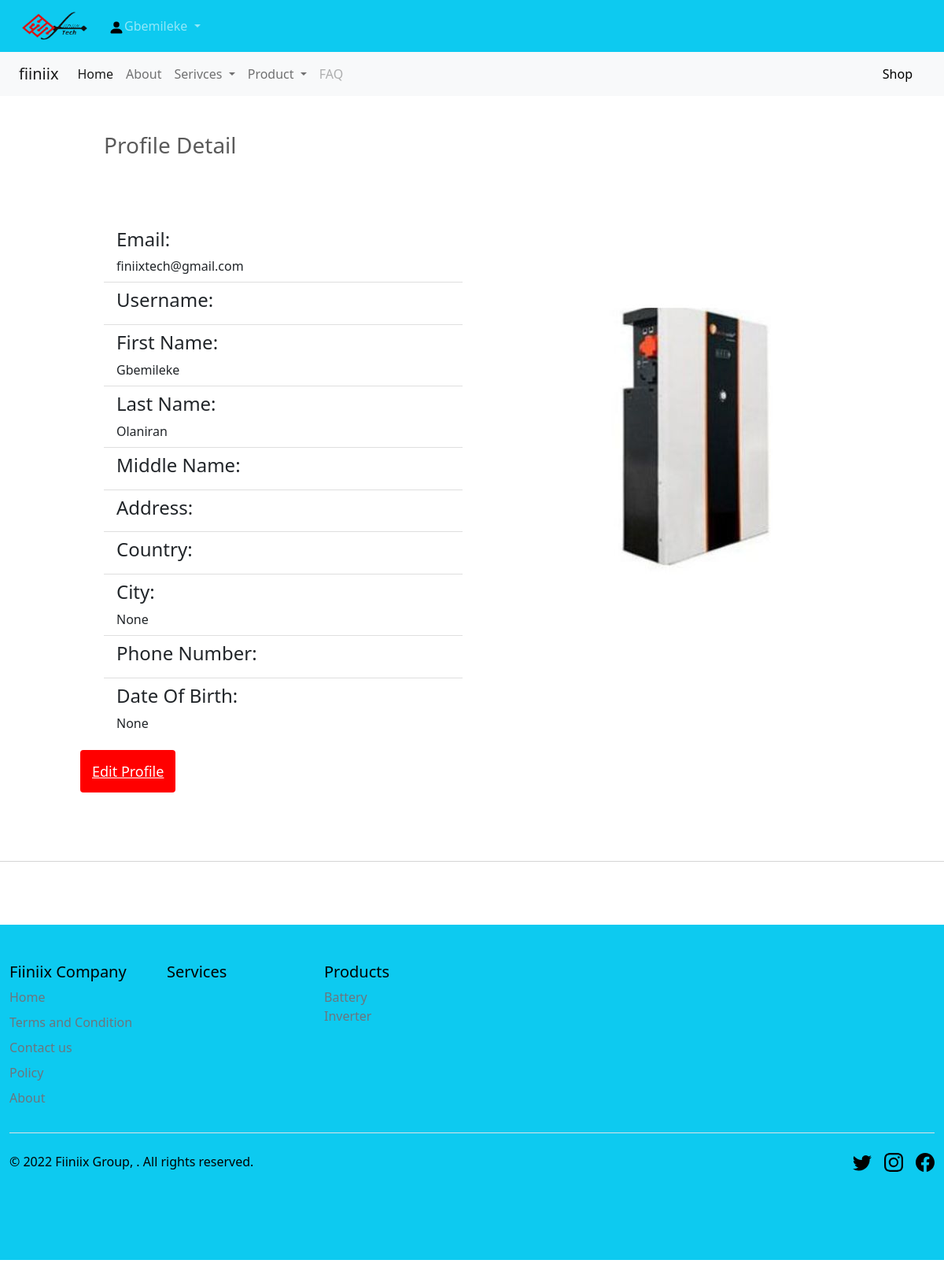
The page /authentication/profile/ (signed in) on the database as committed earlier.
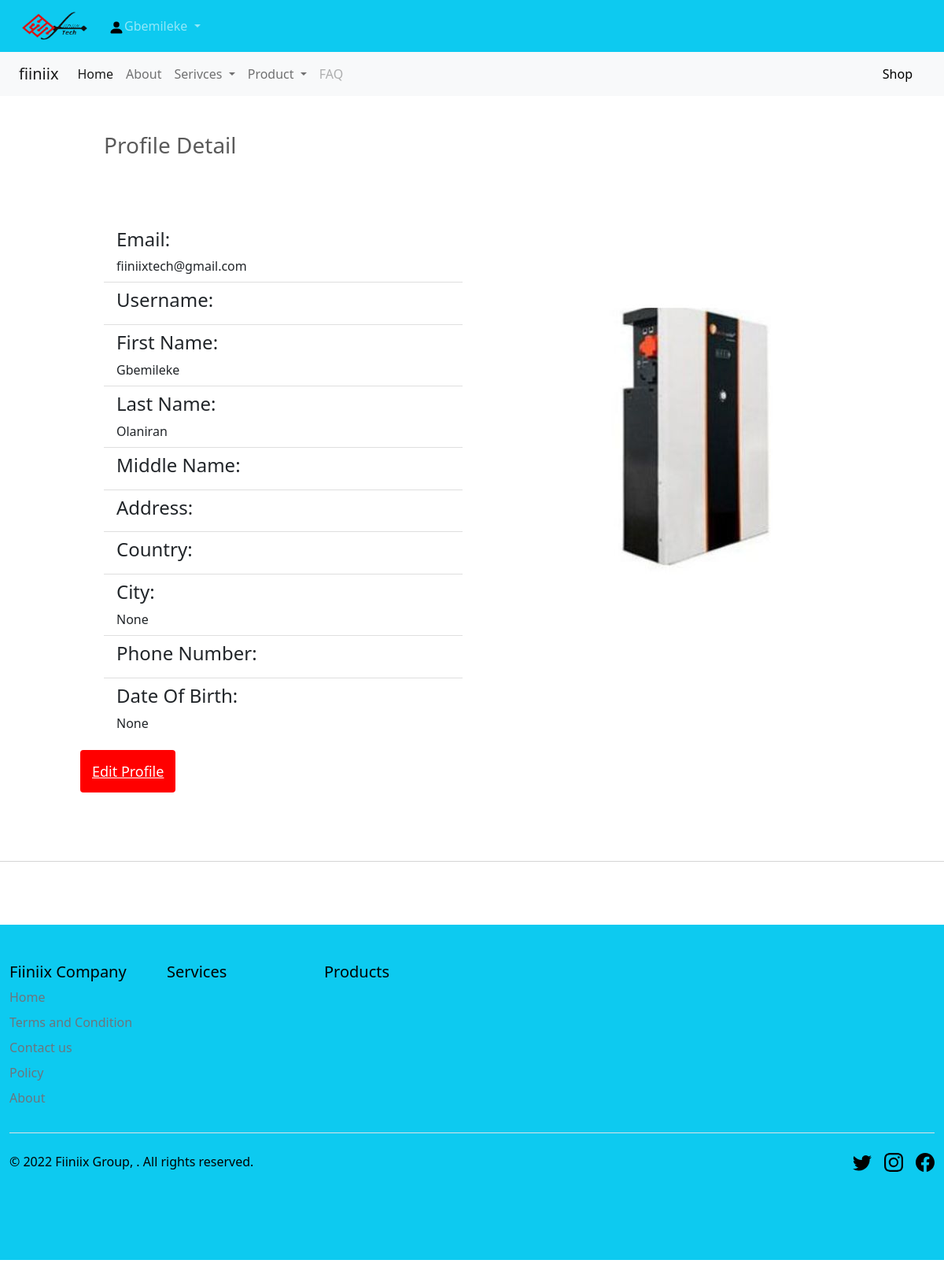
The same page on the database as committed later.
### authentication/models.py (models this page shows, shortened)
class User(AbstractBaseUser, PermissionsMixin):
    LEVEL_ONE = 1
    LEVEL_TWO = 2
    LEVEL_THREE = 3
    LEVEL_FOUR = 4
    TYPE_CHOICES = ((LEVEL_ONE, 'L1'),(LEVEL_TWO, 'L2'),(LEVEL_THREE, 'L3'),(LEVEL_FOUR, 'L4'),)
    customer_level_choices = models.PositiveSmallIntegerField(choices=TYPE_CHOICES, blank=True, null=True)
    customer_type = models.CharField(max_length=255)
    username = models.CharField(max_length=255)
    email = models.EmailField(max_length=255, unique=True)
    first_name = models.CharField(max_length=255)
    last_name = models.CharField(max_length=255)
    is_active = models.BooleanField(default=True)
    is_staff = models.BooleanField(default=False)
    middle_name = models.CharField(max_length=150, blank=True)
    country = CountryField()
    phone_number = PhoneNumberField(blank=True)
    postcode = models.CharField(max_length=12, blank=True)
    address_line_1 = models.CharField(max_length=150, blank=True)
    town_city = models.CharField(max_length=150, blank=True, null=True)
    date_of_birth = models.DateField(null=True)
    profile_pic = models.ImageField(upload_to='media/profile/userprofile/', blank=True)
    created_at = models.DateTimeField(auto_now_add=True)
    updated_at = models.DateTimeField(auto_now=True)
    objects = UserAccountManager()
    USERNAME_FIELD = 'email'
    REQUIRED_FIELDS = ['first_name', 'last_name']
    def __str__(self):
        return self.email

### shop/models.py (models this page shows, shortened)
class Category(models.Model):
	name = models.CharField(max_length=255, db_index=True)
	slug = models.SlugField(max_length=255, unique=True)
	description = models.TextField(blank=True)
	class Meta:
		verbose_name_plural = 'categories'
	def get_absolute_url(self):
		return reverse('shop:category_list', args=[self.slug])

### authentication/views.py (the view)
# urls.py: path('profile/', profile, name='profile'),
@login_required
def profile(request):
    user = request.user
    post = User.objects.get(email=user) # This query object give logged in user profile
    context = {'post' : post}
    return render(request, 'authentications/profile-detail.html', context)

### basket/basket.py (called while the page is built)
    def __len__(self):
        return sum(item['qty'] for item in self.basket.values())

### basket/basket_context_processors.py (called while the page is built)
def basket(request):
    return{'basket': Basket(request)}

### mainpage/service_context_processors.py (called while the page is built)
def serviceCategories(request):
	return {
        'serviceCategories': ServiceCategory.objects.all()
    }

### shop/product_context_processors.py (called while the page is built)
def categories(request):
    return {
        'categories': Category.objects.all()
    }

### templates/authentications/profile-detail.html (shortened to what this page needs)
{% extends "base.html" %}
{%  load static %}
{% block content %}
<div class="container-fluid">
  <header>
    <div class="fixed-top row">
      <div class="col-md-12">
        {% include 'mainpage/navigations/nav2.html' %}
      </div>
      <div class="col-md-12">
        {% include 'mainpage/navigations/nav1.html' %}
      </div>
    </div>
</div>
<br />
<br />
<div class='container'>
  <br /><br /><br />
  <h3 class='profile-headers'>Profile Detail</h3>
  <br /><br /><br />
  <div class='row'>
    <div class='col-xl-6 col-lg-6 col-md-6 col-sm-12'>
      <ul class="list-group list-group-flush">
        <li class="list-group-item"><span><h4>Email:  </h4></span>{{post.email}}</li>
        <li class="list-group-item"><span><h4>Username:  </h4></span>{{post.username}}</li>
        <li class="list-group-item"><span><h4>First Name:  </h4></span>{{post.first_name}}</li>
        <li class="list-group-item"><span><h4>Last Name:  </h4></span>{{post.last_name}}</li>
        <li class="list-group-item"><span><h4>Middle Name:  </h4></span>{{post.middle_name}}</li>
        <li class="list-group-item"><span><h4>Address:  </h4></span>{{post.address_line_1}}</li>
        <link rel="stylesheet" href="{% static 'css/sprite.css' %}">
        <li class="list-group-item"><span><h4>Country:  </h4></span>{{post.country.name}} <i class="{{ country.flag_css }}"></i></li>
        <li class="list-group-item"><span><h4>City:  </h4></span>{{post.town_city}}</li>
        <li class="list-group-item"><span><h4>Phone Number:  </h4></span>{{post.phone_number}}</li>
        <li class="list-group-item"><span><h4>Date Of Birth:  </h4></span>{{post.date_of_birth}}</li>
      </ul>
    </div>
    <div class='col-xl-6 col-lg-6 col-md-6 col-sm-12'>
      {% if post.profile_pic %}
      <img class="img-responsive" src="{{post.profile_pic.url}}" />
      {% else %}
      <img class="img-responsive" src="{% static 'images/1.jpg' %}" />
      {% endif %}
    </div>
  </div>
  <br />
  <br />
  <div class="nav-item">
    <a class="my12Btn" href="{% url 'authentication:edit-profile' %}">Edit Profile</a>
 </div>
</div>
   {% include 'mainpage/navigations/footer.html' %}
{% endblock content %}

### templates/base.html (shortened to what this page needs)
{% load static %}
<!doctype html>
<html lang="en">
<head>
    <link href="{% static 'css/bootstrap.min.css' %}" rel="stylesheet" />
    <link href="{% static 'css/dashboard.css' %}" rel="stylesheet" />
    <link href="{% static 'css/carolusrel.css' %}" rel="stylesheet" type="text/css" />
    <link href="https://cdnjs.cloudflare.com/ajax/libs/font-awesome/5.10.0/css/all.min.css" rel="stylesheet">
    <link href="{% static 'css/frame.css' %}" rel="stylesheet" type="text/css" />
    <link rel="stylesheet" href="{% static 'flags/sprite.css' %}" />
</head>
<body>
        <div id="content">
            {% block content %}
            {% endblock %}
</body>
</html>

### templates/mainpage/navigations/nav2.html (shortened to what this page needs)
{%  load static %}
<div class="col-md-12">
  <nav class="navbar navbar-expand-lg navbar-dark bg-info">
    <div class="container-fluid">
      <a class="navbar-brand" href="/"><img width="90" height="40" src="{% static 'Images/icon/fiiniixNav3.png' %}" alt="Logo" /></a>
      <div class="collapse navbar-collapse" id="navbarSupportedContent">
        <ul class="navbar-nav justify-content-end mb-2 mb-lg-0">
          {% if user.is_authenticated %}
          <li class="nav-item dropdown">
            <a class="nav-link dropdown-toggle" href="#" id="navbarDropdown" role="button" data-bs-toggle="dropdown"
              aria-expanded="false">
              <img src="{%static 'Images/icon/person-fill.svg' %}" />{{ user.first_name }}
            </a>
          </li>
        {% endif %}
      </ul>
    </div>
  </nav>
</div>

### templates/mainpage/navigations/nav1.html (shortened to what this page needs)
{% load static %}
                  <div class="col-md-12">
                          <nav class="navbar navbar-expand-lg navbar-light bg-light">
                          <div class="container-fluid">
                            <a class="navbar-brand" href="/">fiiniix</a>
                            <div class="collapse navbar-collapse justify-content-center" id="navbarSupportedContent">
                              <ul class="navbar-nav me-auto mb-2 mb-lg-0">
                                <li class="nav-item">
                                  <a class="nav-link active" aria-current="page" href="/">Home</a>
                                </li>
                                <li class="nav-item">
                                  <a class="nav-link" href="{% url 'mainpage:about' %}">About</a>
                                </li>
                                <li class="nav-item dropdown">
                                  <a class="nav-link dropdown-toggle" href="#" id="navbarDropdown" role="button" data-bs-toggle="dropdown" aria-expanded="false">
                                    Serivces
                                  </a>
                                </li>
                                <li class="nav-item dropdown">
                                  <a class="nav-link dropdown-toggle" href="#" id="navbarDropdown" role="button" data-bs-toggle="dropdown" aria-expanded="false">
                                    Product
                                  </a>
                                </li>
                                <li class="nav-item">
                                  <a class="nav-link disabled" href="#" tabindex="-1" aria-disabled="true">FAQ</a>
                                </li>
                              </ul>
                            </div>
                            <div class="nav-item"> <a class="nav-link active" style="color:rgb(0, 0, 0) !important;" aria-current="page" href="{% url 'shop:product' %}">Shop</a> </div>
                            </div>
                          </div>
                     </div>

### templates/mainpage/navigations/footer.html (shortened to what this page needs)
<hr class="featurette-divider" />
<div class="container-fluid bg-info" style="color: black !important;">
  <footer class="py-5">
    <div class="row">
      <div class="col-2">
        <h5>Fiiniix Company</h5>
        <ul class="nav flex-column"  style="color: black !important;">
          <li class="nav-item mb-2"><a href="/" class="nav-link p-0 text-muted">Home</a></li>
          <li class="nav-item mb-2"><a href="{% url 'mainpage:terms' %}" class="nav-link p-0 text-muted">Terms and Condition</a></li>
          <li class="nav-item mb-2"><a href="{% url 'mainpage:contact_us' %}" class="nav-link p-0 text-muted">Contact us</a></li>
          <li class="nav-item mb-2"><a href="{% url 'mainpage:fx_policy' %}" class="nav-link p-0 text-muted">Policy</a></li>
          <li class="nav-item mb-2"><a href="{% url 'mainpage:about' %}"  class="nav-link p-0 text-muted">About</a></li>
        </ul>
      </div>
      <div class="col-2">
        <h5>Services</h5>
      </div>
      <div class="col-2">
        <h5>Products</h5>
        <ul class="nav flex-column">
          {% for t in categories %}
          <li {% if category.slug == t.slug %}class="nav-item mb-2" {% endif %} style="color: black !important;">
           <a class="nav-link p-0 text-muted" href="{{ t.get_absolute_url }}">{{ t.name|title }}</a>
          </li>
          {% endfor %}
        </ul>
      </div>
      <div class="col-4 offset-1">
      </div>
    </div>
    <div class="d-flex justify-content-between py-4 my-4 border-top">
      <p>&copy; 2022 Fiiniix Group, . All rights reserved.</p>
      <ul class="list-unstyled d-flex">
        <li class="ms-3"><a class="link-dark" href="#"><svg class="bi" width="24" height="24"><use xlink:href="#twitter"/></svg></a></li>
        <li class="ms-3"><a class="link-dark" href="#"><svg class="bi" width="24" height="24"><use xlink:href="#instagram"/></svg></a></li>
        <li class="ms-3"><a class="link-dark" href="#"><svg class="bi" width="24" height="24"><use xlink:href="#facebook"/></svg></a></li>
      </ul>
    </div>
  </footer>
</div>

### static/css/carolusrel.css (style rules this page uses)
body { padding-top: 3rem; padding-bottom: 3rem; color: #5a5a5a; }
.featurette-divider { margin: 5rem 0; }

### static/css/frame.css (style rules this page uses)
.container { max-width: 960px; }

### templates/authentications/profile-detail.html (style rules this page uses)
.my12Btn { position: relative; bottom: 20px; right: 30px; z-index: 99; font-size: 18px; border: none; outline: none; background-color: red; color: white; cursor: pointer; padding: 15px; border-radius: 4px; }

Rows that differ between the two databases and show on the page:
removed Category: name "Battery"
removed Category: name "Inverter"
changed User "Gbemileke": email "finiixtech@gmail.com" → "fiiniixtech@gmail.com"
